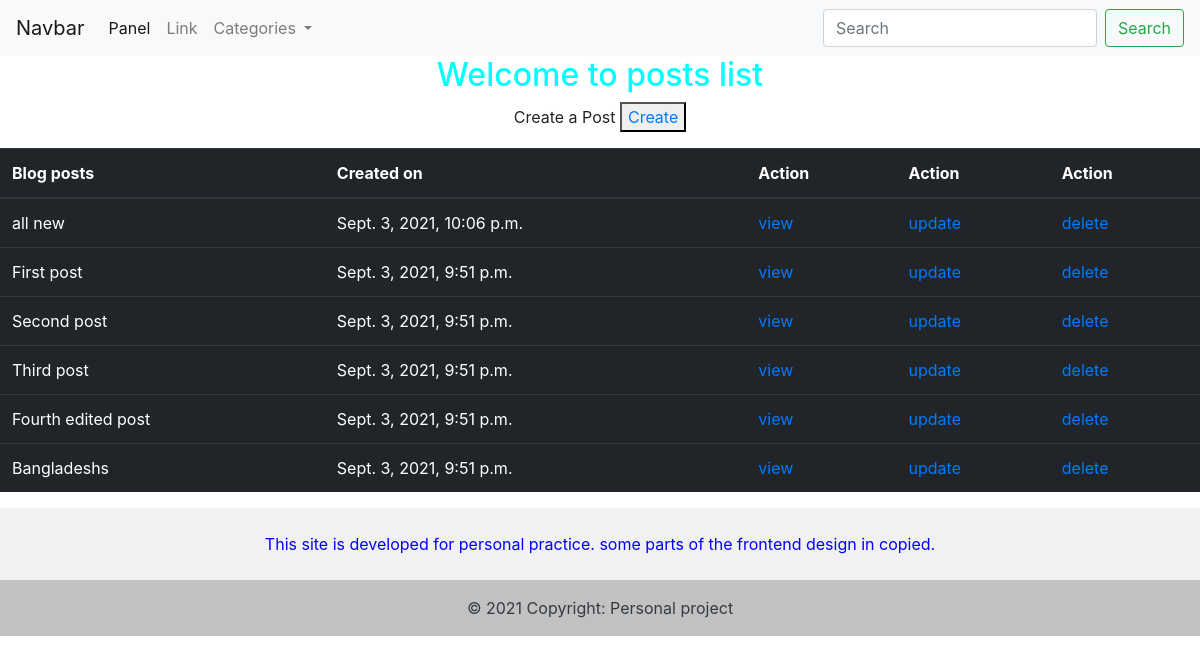
The page /panel/ on the database as committed earlier.
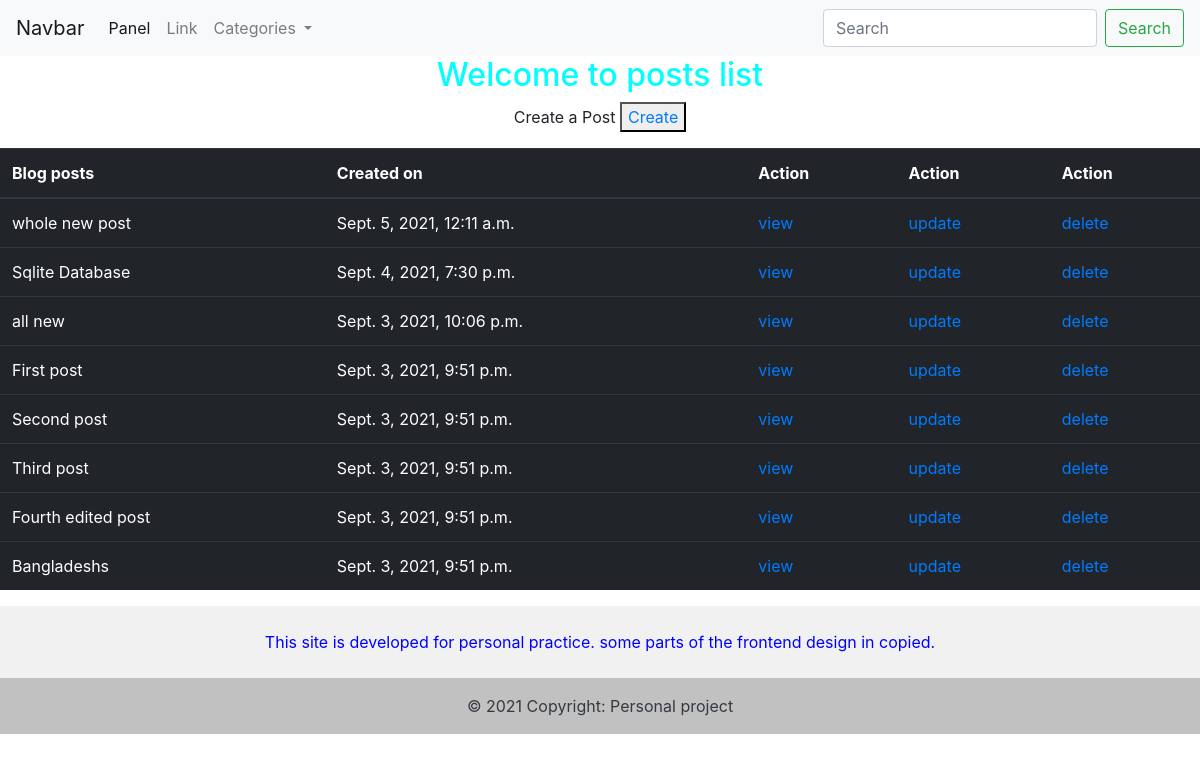
The same page on the database as committed later.
### posts/models.py (models this page shows, shortened)
class Post(models.Model):
    title = models.CharField(max_length=100)
    content = models.TextField()
    created_on = models.DateTimeField(auto_now_add=True)
    updated_on = models.DateTimeField(auto_now=True)
    class Meta:
        ordering = ('-created_on',)

### posts/views.py (the view)
# urls.py: path('panel/', views.post_list, name='post_list'),
def post_list(request):
    posts = Post.objects.all()
    context = {
        'post_list' : posts
    }
    return render(request, 'back/post_list.html', context)

### templates/back/post_list.html (shortened to what this page needs)
{% extends 'base.html' %}
{% block content %}
    <h2 style="text-align: center; color: aqua;">Welcome to posts list</h2>
    <div style="text-align:center;">
      <p> Create a Post <button> <a href=" {% url 'create_post' %} ">Create</a> </button> </p>
    </div>
    <div>
      <table class="table table-dark">
          <thead>
            <tr>
              <th scope="col">Blog posts</th>
              <th scope="col">Created on</th>
              <th scope="col">Action</th>
              <th scope="col">Action</th>
              <th scope="col">Action</th>
            </tr>
          </thead>
          <tbody>
              {% for post in post_list %}
              <tr>
                  <td> {{post.title}} </td>
                  <td> {{post.created_on}} </td>
                  <td><a href="{% url 'post_detail' post.id %}">view</a></td>
                  <td><a href="{% url 'update_post' post.id %}">update</a></td>
                  <td><a href="{% url 'delete_post' post.id %}">delete</a></td>
              </tr>
              {% endfor %}
          </tbody>
        </table>
    </div>
{% endblock %}

Rows that differ between the two databases and show on the page:
added Post: title "whole new post", created_on "Sept. 5, 2021, 12:11 a.m."
added Post: title "Sqlite Database", created_on "Sept. 4, 2021, 7:30 p.m."
